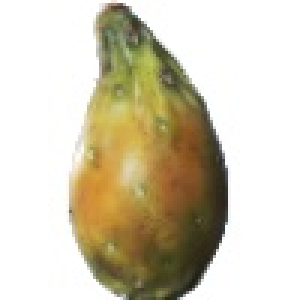
#> input picture dataset-fruit/Training/Cactus Fruit/Cactus_fruit_1__308_100.jpg, 100 x 100 px, found by its file name (shown 3 times larger); its folder holds only this picture in this run; the run also reads 1 picture not shown here
$ jupyter execute PCVK_dan_ML_IMPLEMENTASI_.ipynb   (shell and % lines are left out)
#> lines starting #> are read from the running program, lines starting #| are printed output that depends on the picture; after the words box and inside, x2 and y2 are one past the last pixel; in counts of white or black regions, pixels touching at a corner belong together
# PRAKTIKUM

[cell 1]
from google.colab import drive

drive.mount('/content/drive')

## SETUP

[cell 2]
"""
TRAINING SCRIPT UNTUK DUAL MODEL SYSTEM
Run di Google Colab untuk membuat 2 model:
1. Fast Model - LBP Global
2. Accurate Model - Akurat, LBP Masking (Segmented)
"""

import os
import cv2
import numpy as np
import joblib
from tqdm import tqdm
from sklearn.preprocessing import StandardScaler, LabelEncoder
from sklearn.svm import SVC
from sklearn.metrics import accuracy_score, classification_report, confusion_matrix
import matplotlib.pyplot as plt
import seaborn as sns
from skimage.feature import hog, local_binary_pattern
from concurrent.futures import ProcessPoolExecutor

# ==========================================
# SETUP PATHS
# ==========================================
DATASET_PATH = '/content/fruit-clean'

# Folder untuk menyimpan Fitur (.npy) dan Model (.pkl)
ARTIFACTS_PATH = os.path.join(DATASET_PATH, 'Output_Artifacts')
# DATASET_PATH = '/content/drive/MyDrive/fruit_dataset'  # Sesuaikan
# ARTIFACTS_PATH = '/content/drive/MyDrive/Output_Artifacts'

os.makedirs(ARTIFACTS_PATH, exist_ok=True)

## PREPROCESS AND EXTRACTION

[cell 3]
# ==========================================
# FAST MODE FEATURE EXTRACTION
# ==========================================

def preprocess_image_fast(image_path, target_size=(100, 100)):
    """Fast: Tanpa background removal"""
    try:
        img = cv2.imread(image_path)
        if img is None:
            return None

        img = cv2.resize(img, target_size, interpolation=cv2.INTER_AREA)
        img_rgb = cv2.cvtColor(img, cv2.COLOR_BGR2RGB)
        img_gray = cv2.cvtColor(img, cv2.COLOR_BGR2GRAY)

        return img_rgb, img_gray
    except:
        return None

def extract_color_fast(img_rgb):
    """Color: [6,6,6] = 216 fitur"""
    hsv = cv2.cvtColor(img_rgb, cv2.COLOR_RGB2HSV)
    hist = cv2.calcHist([hsv], [0, 1, 2], None, [6, 6, 6],
                       [0, 180, 0, 256, 0, 256])
    hist = hist.flatten()
    norm = np.linalg.norm(hist)
    return hist / norm if norm > 0 else hist

def extract_texture_fast(img_gray):
    """
    Texture (LBP Fast): Menghitung LBP pada seluruh frame gambar.
    Termasuk background yang mungkin noise.
    """
    # LBP Settings (Radius 3 menangkap tekstur makro)
    radius = 3
    n_points = 8 * radius
    METHOD = 'uniform'

    lbp = local_binary_pattern(img_gray, n_points, radius, METHOD)

    # Histogram Global
    n_bins = int(lbp.max() + 1)
    hist, _ = np.histogram(lbp.ravel(), bins=n_bins, range=(0, n_bins), density=True)
    return hist

def extract_shape_fast(img_gray):
    """Shape: pixels_per_cell=(25,25)"""
    if img_gray.dtype != np.float32:
        img_gray = img_gray.astype('float32') / 255.0

    return hog(img_gray, orientations=8, pixels_per_cell=(25, 25),
              cells_per_block=(2, 2), transform_sqrt=True, block_norm="L2-Hys")

def extract_features_fast(image_path):
    """Pipeline Fast"""
    result = preprocess_image_fast(image_path)
    if result is None:
        return None

    img_rgb, img_gray = result

    color = extract_color_fast(img_rgb)
    texture = extract_texture_fast(img_gray)  # LBP Fast
    shape = extract_shape_fast(img_gray)

    return np.hstack([color, texture, shape])

# ==========================================
# ACCURATE MODE FEATURE EXTRACTION
# ==========================================

def remove_background(img_bgr):
    """Background removal untuk Accurate mode"""
    try:
        # blurred = cv2.GaussianBlur(img_bgr, (5, 5), 0)
        # output_image = rembg.remove(blurred)
        # return output_image
      mask = np.zeros(img_bgr.shape[:2], np.uint8)

      h, w = img_bgr.shape[:2]
      rect = (10, 10, w-20, h-20)  # asumsi objek di tengah

      bgdModel = np.zeros((1, 65), np.float64)
      fgdModel = np.zeros((1, 65), np.float64)

      cv2.grabCut(img_bgr, mask, rect, bgdModel, fgdModel, 5, cv2.GC_INIT_WITH_RECT)

      mask2 = np.where((mask == 2) | (mask == 0), 0, 1).astype('uint8')
      return img_bgr * mask2[:, :, np.newaxis]
    except:
        return img_bgr


def preprocess_image_accurate(image_path, target_size=(100, 100)):
    """Accurate: Dengan background removal"""
    try:
        img = cv2.imread(image_path)
        if img is None:
            return None

        img = cv2.resize(img, target_size, interpolation=cv2.INTER_AREA)
        img_seg = remove_background(img)

        img_rgb = cv2.cvtColor(img_seg, cv2.COLOR_BGR2RGB)
        img_gray = cv2.cvtColor(img_seg, cv2.COLOR_BGR2GRAY)

        return img_rgb, img_gray
    except:
        return None

def extract_color_accurate(img_rgb):
    """Color: [8,8,8] = 512 fitur dengan masking"""
    hsv = cv2.cvtColor(img_rgb, cv2.COLOR_RGB2HSV)

    gray = cv2.cvtColor(img_rgb, cv2.COLOR_RGB2GRAY)
    _, mask = cv2.threshold(gray, 10, 255, cv2.THRESH_BINARY)

    hist = cv2.calcHist([hsv], [0, 1, 2], mask if np.sum(mask) > 0 else None,
                       [8, 8, 8], [0, 180, 0, 256, 0, 256])
    hist = hist.flatten()
    norm = np.linalg.norm(hist)
    return hist / norm if norm > 0 else hist

def extract_texture_accurate(img_gray):
    """
    Texture (LBP Accurate): Histogram LBP dengan panjang tetap
    """
    radius = 1
    n_points = 6 * radius
    METHOD = 'uniform'

    lbp = local_binary_pattern(img_gray, n_points, radius, METHOD)

    # Mask area buah
    mask = img_gray > 0

    n_bins = n_points + 2

    if np.sum(mask) > 0:
        lbp_valid = lbp[mask]
        hist, _ = np.histogram(
            lbp_valid,
            bins=n_bins,
            range=(0, n_bins),
            density=True
        )
    else:
        hist = np.zeros(n_bins)

    return hist


def extract_shape_accurate(img_gray):
    """Shape: pixels_per_cell=(16,16)"""
    if img_gray.dtype != np.float32:
        img_gray = img_gray.astype('float32') / 255.0

    return hog(img_gray, orientations=9, pixels_per_cell=(16, 16),
              cells_per_block=(2, 2), transform_sqrt=True, block_norm="L2-Hys")

def extract_features_accurate(image_path):
    """Pipeline Accurate"""
    result = preprocess_image_accurate(image_path)
    if result is None:
        return None

    img_rgb, img_gray = result

    color = extract_color_accurate(img_rgb)
    texture = extract_texture_accurate(img_gray)
    shape = extract_shape_accurate(img_gray)

    return np.hstack([color, texture, shape])

## DATASET LOAD AND TRAIN

[cell 4]
# ==========================================
# DATASET LOADING
# ==========================================

def load_dataset(root_path, folder_name, extract_func, mode_name):
    """Load dataset dengan fungsi ekstraksi tertentu"""
    print(f"\n{'='*60}")
    print(f"LOADING {mode_name.upper()} - {folder_name}")
    print(f"{'='*60}")

    target_path = os.path.join(root_path, folder_name)

    if not os.path.exists(target_path):
        print(f"❌ Folder tidak ditemukan: {target_path}")
        return np.array([]), np.array([])

    classes = sorted([d for d in os.listdir(target_path)
                     if os.path.isdir(os.path.join(target_path, d))])

    print(f"Ditemukan {len(classes)} kelas: {classes}")

    features = []
    labels = []
    failed = 0

    for class_name in tqdm(classes, desc=f"{folder_name}"):
        class_folder = os.path.join(target_path, class_name)

        for fname in os.listdir(class_folder):
            if fname.lower().endswith(('.jpg', '.jpeg', '.png')):
                fpath = os.path.join(class_folder, fname)

                feat = extract_func(fpath)

                if feat is not None and not np.any(np.isnan(feat)) and not np.any(np.isinf(feat)):
                    features.append(feat)
                    labels.append(class_name)
                else:
                    failed += 1

    X = np.array(features)
    y = np.array(labels)

    print(f"✅ Berhasil: {len(X)} | ❌ Gagal: {failed}")
    print(f"Dimensi fitur: {X.shape}")

    return X, y

# ==========================================
# TRAINING FUNCTION
# ==========================================

# [69 lines left out: function train_model, not called in this run]

## MAIN EXECUTION

### TRAIN FAST MODEL

[cell 5]
# ============ TRAIN FAST MODEL ============
print("\n\n🚀 PHASE 1: FAST MODEL")

X_train_fast, y_train_fast = load_dataset(
    DATASET_PATH, 'Training', extract_features_fast, 'fast'
)
#> in preprocess_image_fast, img is the input picture: shape (100, 100, 3); mean B, G, R 183.1, 204.2, 211.6
#> in preprocess_image_fast, `img_gray = cv2.cvtColor(img, cv2.COLOR_BGR2GRAY)`:
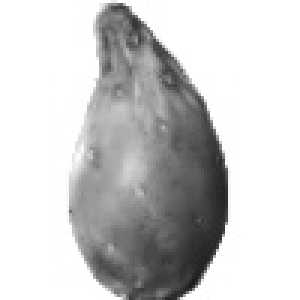
#> img_gray: shape (100, 100) (shown 3 times larger); min 27, max 255, mean 204
#> in extract_color_fast, `hist = hist.flatten()`: hist = 216 values, max 4978 at index 5, min 0 at index 18, mean 46.3
#> in extract_color_fast, `norm = np.linalg.norm(hist)`: norm = 5123.4
#> in extract_features_fast, `color = extract_color_fast(img_rgb)`: color = 216 values, max 0.972 at index 5, min 0 at index 18, mean 0.00904
#> in extract_texture_fast, `lbp = local_binary_pattern(img_gray, n_points, radius, METHOD)`:
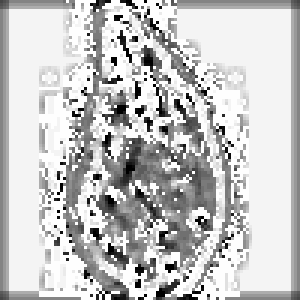
#> lbp: shape (100, 100) float64 (shown 3 times larger); min 0, max 25, mean 19.4; drawn with min black and max white
#> in extract_texture_fast, `n_bins = int(lbp.max() + 1)`: n_bins = 26
#> in extract_texture_fast, `hist, _ = np.histogram(lbp.ravel(), bins=n_bins, range=(0, n_bins), de..`: hist = 26 values, max 0.313 at index 24, min 0.0058 at index 2, mean 0.0385
#> in extract_features_fast, `texture = extract_texture_fast(img_gray)`: texture has the same summary as hist in extract_texture_fast
#> in extract_features_fast, `shape = extract_shape_fast(img_gray)`: shape = 288 values, max 0.4 at index 70, min 0 at index 1, mean 0.129
#> in load_dataset, `feat = extract_func(fpath)`: feat = 530 values, max 0.972 at index 5, min 0 at index 18, mean 0.0758
#| Dimensi fitur: (3, 530)
X_test_fast, y_test_fast = load_dataset(
    DATASET_PATH, 'Test', extract_features_fast, 'fast'
)

if len(X_train_fast) > 0 and len(X_test_fast) > 0:
    svm_fast, scaler_fast, le_fast, train_acc_fast, test_acc_fast = train_model(
        X_train_fast, y_train_fast, X_test_fast, y_test_fast, 'fast'
    )

    # Save Fast Model
    print("\n💾 Saving Fast Model...")
    joblib.dump(svm_fast, os.path.join(ARTIFACTS_PATH, 'svm_fast_model.pkl'))
    joblib.dump(scaler_fast, os.path.join(ARTIFACTS_PATH, 'scaler_fast.pkl'))
    joblib.dump(le_fast, os.path.join(ARTIFACTS_PATH, 'label_encoder_fast.pkl'))
    print("✅ Fast model saved!")
else:
    print("❌ Fast model training skipped - no data")

### TRAIN ACCURATE MODEL

[cell 6]
# ============ TRAIN ACCURATE MODEL ============
print("\n\n🎯 PHASE 2: ACCURATE MODEL")

X_train_acc, y_train_acc = load_dataset(
    DATASET_PATH, 'Training', extract_features_accurate, 'accurate'
)
#> in remove_background, `return img_bgr * mask2[:, :, np.newaxis]`:
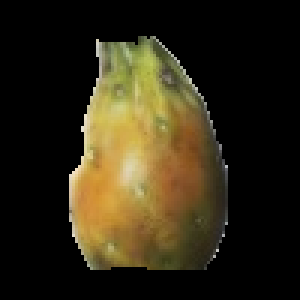
#> returned value: shape (100, 100, 3) (shown 3 times larger); mean of channels 0, 1, 2 21.5, 40.8, 48.1; drawn as B, G, R
#> in preprocess_image_accurate, `img_gray = cv2.cvtColor(img_seg, cv2.COLOR_BGR2GRAY)`:
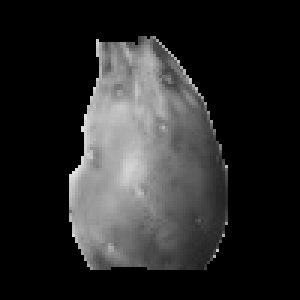
#> img_gray: shape (100, 100) (shown 3 times larger); min 0, max 225, mean 40.8
#> in extract_color_accurate, `_, mask = cv2.threshold(gray, 10, 255, cv2.THRESH_BINARY)`:
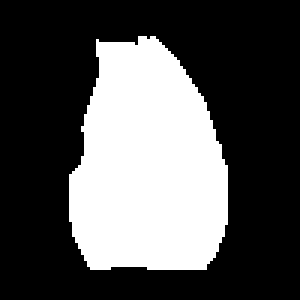
#> mask: shape (100, 100) (shown 3 times larger); 32.6% white; 1 white region, box (x1, y1, x2, y2) and area: (23, 12, 76, 90) 3265
#> in extract_color_accurate, `hist = hist.flatten()`: hist = 512 values, max 352 at index 44, min 0 at index 0, mean 6.38
#> in extract_color_accurate, `norm = np.linalg.norm(hist)`: norm = 674.8
#> in extract_features_accurate, `color = extract_color_accurate(img_rgb)`: color = 512 values, max 0.522 at index 44, min 0 at index 0, mean 0.00945
#> in extract_texture_accurate, `lbp = local_binary_pattern(img_gray, n_points, radius, METHOD)`:
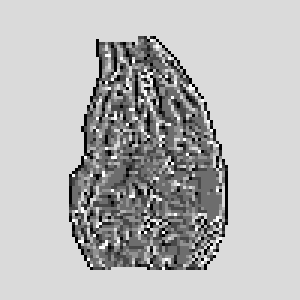
#> lbp: shape (100, 100) float64 (shown 3 times larger); min 0, max 7, mean 5.06; drawn with min black and max white
#> in extract_texture_accurate, `lbp_valid = lbp[mask]`: lbp_valid = 3265 values, max 7 at index 10, min 0 at index 4, mean 3.12
#> in extract_texture_accurate, `hist, _ = np.histogram( lbp_valid, bins=n_bins, range=(0, n_bins), den..`: hist = [0.0848, 0.072, 0.174, 0.313, 0.166, 0.083, 0.0704, 0.0364]
#> in extract_features_accurate, `texture = extract_texture_accurate(img_gray)`: texture has the same summary as hist in extract_texture_accurate
#> in extract_features_accurate, `shape = extract_shape_accurate(img_gray)`: shape = 900 values, max 0.659 at index 162, min 0 at index 0, mean 0.1
#| Dimensi fitur: (3, 1420)
X_test_acc, y_test_acc = load_dataset(
    DATASET_PATH, 'Test', extract_features_accurate, 'accurate'
)

if len(X_train_acc) > 0 and len(X_test_acc) > 0:
    svm_acc, scaler_acc, le_acc, train_acc_acc, test_acc_acc = train_model(
        X_train_acc, y_train_acc, X_test_acc, y_test_acc, 'accurate'
    )

    # Save Accurate Model
    print("\n💾 Saving Accurate Model...")
    joblib.dump(svm_acc, os.path.join(ARTIFACTS_PATH, 'svm_accurate_model.pkl'))
    joblib.dump(scaler_acc, os.path.join(ARTIFACTS_PATH, 'scaler_accurate.pkl'))
    joblib.dump(le_acc, os.path.join(ARTIFACTS_PATH, 'label_encoder_accurate.pkl'))
    print("✅ Accurate model saved!")
else:
    print("❌ Accurate model training skipped - no data")

## VISUALIZATION

[cell 7]
import cv2
import numpy as np
import matplotlib.pyplot as plt
import pandas as pd
import seaborn as sns
import os
import random
from skimage.feature import hog, local_binary_pattern

# ==========================================
# CONFIG
# ==========================================
DATASET_ROOT = '/content/fruit-clean/Training'

# ==========================================
# HELPER FUNCTIONS
# ==========================================

def get_accurate_segmentation(img_bgr):
    """
    Accurate segmentation menggunakan GrabCut
    Output:
    - mask (0–255)
    - result_bgr (background hitam)
    """
    try:
        img = img_bgr.copy()
        h, w = img.shape[:2]

        # Inisialisasi mask GrabCut
        mask = np.zeros((h, w), np.uint8)

        # Asumsi objek di tengah (aman untuk dataset buah)
        rect = (5, 5, w - 10, h - 10)

        bgdModel = np.zeros((1, 65), np.float64)
        fgdModel = np.zeros((1, 65), np.float64)

        cv2.grabCut(
            img, mask, rect,
            bgdModel, fgdModel,
            5, cv2.GC_INIT_WITH_RECT
        )

        # Konversi mask GrabCut → binary mask
        mask_binary = np.where(
            (mask == cv2.GC_FGD) | (mask == cv2.GC_PR_FGD),
            255, 0
        ).astype('uint8')

        # Terapkan mask ke gambar
        result_bgr = cv2.bitwise_and(img, img, mask=mask_binary)

        return mask_binary, result_bgr

    except Exception as e:
        # Fallback (sangat jarang terjadi)
        gray = cv2.cvtColor(img_bgr, cv2.COLOR_BGR2GRAY)
        _, mask = cv2.threshold(gray, 10, 255, cv2.THRESH_BINARY)
        return mask, img_bgr

def get_hog_vis(img_gray, pixels_per_cell):
    """Mendapatkan visualisasi HOG"""
    fd, hog_image = hog(img_gray, orientations=8, pixels_per_cell=pixels_per_cell,
                        cells_per_block=(2, 2), visualize=True, block_norm="L2-Hys")
    return hog_image

# ==========================================
# MAIN VISUALIZATION PIPELINE
# ==========================================

def visualize_extraction(image_path):
    img = cv2.imread(image_path)
    if img is None:
        print(f"Gambar rusak: {image_path}")
        return

    folder_name = image_path.split(os.sep)[-2]
    file_name = image_path.split(os.sep)[-1]

    # --- PROCESSING ---
    img_rgb = cv2.cvtColor(img, cv2.COLOR_BGR2RGB)
    img_resized = cv2.resize(img, (100, 100))
    img_gray_fast = cv2.cvtColor(img_resized, cv2.COLOR_BGR2GRAY)

    # Accurate Processing (Segmentation menggunakan rembg)
    clean_mask, img_seg = get_accurate_segmentation(img_resized)
    img_seg_rgb = cv2.cvtColor(img_seg, cv2.COLOR_BGR2RGB)
    img_gray_acc = cv2.cvtColor(img_seg, cv2.COLOR_BGR2GRAY)

    # HOG Processing
    hog_acc = get_hog_vis(img_gray_acc, (16, 16))

    # --- LBP PROCESSING ---
    radius = 1
    n_points = 6 * radius
    METHOD = 'uniform'

    # Hitung LBP Image
    lbp_fast = local_binary_pattern(img_gray_fast, n_points, radius, METHOD)
    lbp_acc = local_binary_pattern(img_gray_acc, n_points, radius, METHOD)

    # Hitung Histogram LBP
    n_bins = int(lbp_fast.max() + 1)
    hist_lbp_fast, _ = np.histogram(lbp_fast.ravel(), bins=n_bins, range=(0, n_bins), density=True)

    # Filter background untuk LBP Accurate
    lbp_acc_valid = lbp_acc[clean_mask > 0]  # Hanya ambil pixel dalam mask
    if len(lbp_acc_valid) == 0:
        lbp_acc_valid = lbp_acc.ravel()  # Fallback
    hist_lbp_acc, _ = np.histogram(lbp_acc_valid, bins=n_bins, range=(0, n_bins), density=True)

    # --- PLOTTING ---
    fig = plt.figure(figsize=(20, 14))
    plt.suptitle(f"Feature Extraction Class: {folder_name}",
                 fontsize=16, fontweight='bold', y=1.02)

    # ROW 1: IMAGE PIPELINE
    ax1 = plt.subplot2grid((3, 5), (0, 0))
    ax1.imshow(img_rgb)
    ax1.set_title("1. Original")
    ax1.axis('off')

    ax2 = plt.subplot2grid((3, 5), (0, 1))
    ax2.imshow(clean_mask, cmap='gray')
    ax2.set_title("2. Rembg Mask")
    ax2.axis('off')

    ax3 = plt.subplot2grid((3, 5), (0, 2))
    ax3.imshow(img_seg_rgb)
    ax3.set_title("3. Segmented (RGB)")
    ax3.axis('off')

    ax4 = plt.subplot2grid((3, 5), (0, 3))
    ax4.imshow(img_gray_acc, cmap='gray')
    ax4.set_title("4. Segmented (Gray)")
    ax4.axis('off')

    ax5 = plt.subplot2grid((3, 5), (0, 4))
    ax5.imshow(hog_acc, cmap='inferno')
    ax5.set_title("5. HOG (Shape)")
    ax5.axis('off')

    # ROW 2: COLOR HISTOGRAM
    ax6 = plt.subplot2grid((3, 5), (1, 0), colspan=5)
    colors = ('r', 'g', 'b')
    for i, color in enumerate(colors):
        hist_fast = cv2.calcHist([img_resized], [i], None, [256], [0, 256])
        ax6.plot(hist_fast, color=color, linestyle='--', alpha=0.5,
                label=f'Original {color.upper()}')
        hist_acc = cv2.calcHist([img_seg], [i], clean_mask, [256], [0, 256])
        ax6.plot(hist_acc, color=color, linewidth=2,
                label=f'Segmented {color.upper()}')
    ax6.set_title("6. Color Histogram Distribution")
    ax6.legend(loc='upper right', ncol=2)
    ax6.grid(True, alpha=0.3)
    ax6.set_xlim([0, 256])

    # ROW 3: LBP TEXTURE ANALYSIS
    ax7 = plt.subplot2grid((3, 5), (2, 0), colspan=1)
    ax7.imshow(lbp_fast, cmap='gray')
    ax7.set_title("7a. LBP Image (Original)")
    ax7.axis('off')

    ax8 = plt.subplot2grid((3, 5), (2, 1), colspan=1)
    # Masking visualisasi LBP agar background hitam terlihat hitam
    lbp_vis_masked = cv2.bitwise_and(lbp_acc.astype(np.uint8),
                                     lbp_acc.astype(np.uint8),
                                     mask=clean_mask)
    ax8.imshow(lbp_vis_masked, cmap='gray')
    ax8.set_title("7b. LBP Image (Segmented)")
    ax8.axis('off')

    # LBP Histogram Comparison
    ax9 = plt.subplot2grid((3, 5), (2, 2), colspan=3)
    ax9.plot(hist_lbp_fast, color='red', linestyle='--',
            label='Original (Noisy Background)')
    ax9.plot(hist_lbp_acc, color='blue', linewidth=2,
            label='Segmented (Fruit Only)')
    ax9.set_title(f"7c. LBP Texture Histogram (R={radius}, P={n_points})")
    ax9.set_xlabel("LBP Pattern Code")
    ax9.set_ylabel("Frequency (Normalized)")
    ax9.legend()
    ax9.grid(True, alpha=0.3)

    plt.tight_layout()
    plt.show()

# ==========================================
# EXECUTION
# ==========================================
def run_random_visualization(root_path, num_samples=3):
#> called with root_path = '/content/fruit-clean/Training', num_samples = 10
    all_images = []
    for root, dirs, files in os.walk(root_path):
        for file in files:
            if file.lower().endswith(('.jpg', '.png', '.jpeg')):
                all_images.append(os.path.join(root, file))

    if not all_images:
        print("Dataset not found.")
        return

    selected = random.sample(all_images, min(len(all_images), num_samples))
    for img_path in selected:
        visualize_extraction(img_path)
#> in get_hog_vis, `fd, hog_image = hog(img_gray, orientations=8, pixels_per_cell=pixels_p..`:
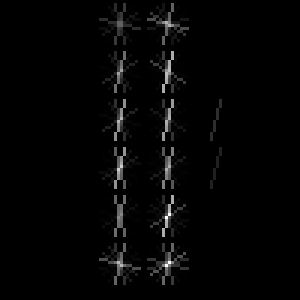
#> hog_image: shape (100, 100) float64 (shown 3 times larger); min 0, max 21.67, mean 0.4; drawn with min black and max white
#> in get_hog_vis, `fd, hog_image = hog(img_gray, orientations=8, pixels_per_cell=pixels_p..`: fd = 800 values, max 1 at index 304, min 0 at index 0, mean 0.0695
#> in visualize_extraction, `lbp_acc = local_binary_pattern(img_gray_acc, n_points, radius, METHOD)`:
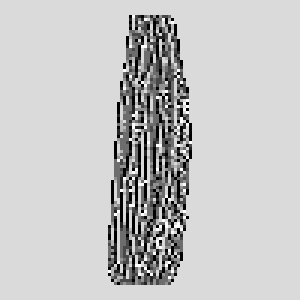
#> lbp_acc: shape (100, 100) float64 (shown 3 times larger); min 0, max 7, mean 5.4; drawn with min black and max white
#> in visualize_extraction, `n_bins = int(lbp_fast.max() + 1)`: n_bins = 8
#> in visualize_extraction, `hist_lbp_fast, _ = np.histogram(lbp_fast.ravel(), bins=n_bins, range=(..`: hist_lbp_fast = [0.0399, 0.0269, 0.0385, 0.102, 0.0438, 0.0323, 0.698, 0.0192]
#> in visualize_extraction, `lbp_acc_valid = lbp_acc[clean_mask > 0]`: lbp_acc_valid = 2060 values, max 7 at index 1, min 0 at index 0, mean 3.09
#> in visualize_extraction, `hist_lbp_acc, _ = np.histogram(lbp_acc_valid, bins=n_bins, range=(0, n..`: hist_lbp_acc = [0.189, 0.0903, 0.118, 0.207, 0.0951, 0.0879, 0.163, 0.049]
#> in visualize_extraction, `lbp_vis_masked = cv2.bitwise_and(lbp_acc.astype(np.uint8), lbp_acc.ast..`:
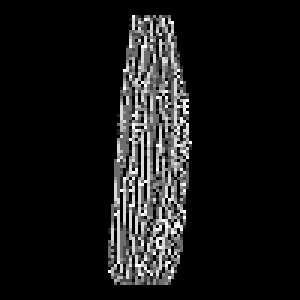
#> lbp_vis_masked: shape (100, 100) (shown 3 times larger); min 0, max 7, mean 0.637; drawn with min black and max white
#> in visualize_extraction, `plt.show()`:
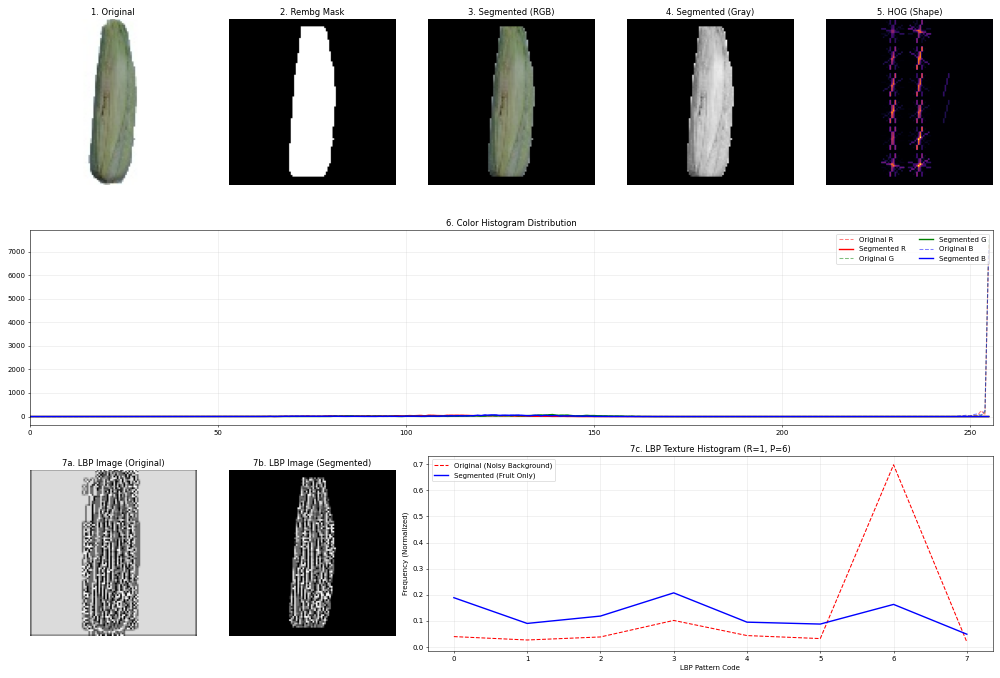
#> figure drawn by matplotlib, 9 panels; panel 6: curve peaks at x = 255, y = 7356; panel 6: curve peaks at x = 113, y = 53; panel 6: curve peaks at x = 255, y = 7527

# Jalankan
run_random_visualization(DATASET_ROOT, num_samples=10)
